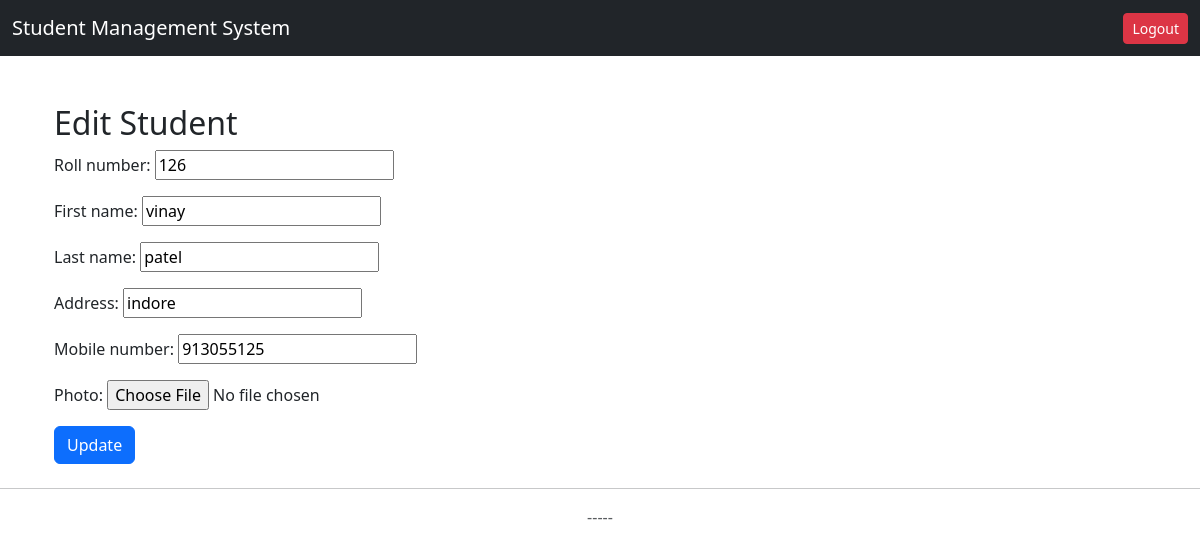
Screenshot of /edit/13/ (signed in) with the database file from the repository.
### student_app/models.py (models this page shows, shortened)
class Student(models.Model):
    roll_number = models.IntegerField()
    first_name = models.CharField(max_length=30)
    last_name = models.CharField(max_length=30)
    address = models.CharField(max_length=50, blank=True, null=True)
    mobile_number = models.CharField(max_length=15)
    photo = models.ImageField(upload_to='student_photos/', null=True, blank=True)  # <-- yaha add

### student_app/views.py (the view)
# urls.py: path('edit/<int:pk>/', views.edit_student, name='student_edit'),
@login_required
def edit_student(request, pk):
    student = get_object_or_404(Student, pk=pk)
    if request.method == "POST":
        form = StudentForm(request.POST, instance=student)  # yaha form use karo
        if form.is_valid():
            form.save()
            return redirect('student_list')
    else:
        form = StudentForm(instance=student)
    return render(request, 'student_app/edit_student.html', {'form': form})

### student_app/forms.py
class StudentForm(forms.ModelForm):
    class Meta:
        model = Student
        fields = ['roll_number', 'first_name', 'last_name', 'address', 'mobile_number','photo']

### templates/student_app/edit_student.html (shortened to what this page needs)
{% extends "base.html" %}
{% block content %}
<div class="container mt-5">
    <h2>Edit Student</h2>
    <form method="post">
        {{ form.as_p }}
        <button type="submit" class="btn btn-primary">Update</button>
    </form>
</div>
{% endblock %}

### rows the page displays
Student: roll_number "126", first_name "vinay", last_name "patel", address "indore", mobile_number "913055125"
